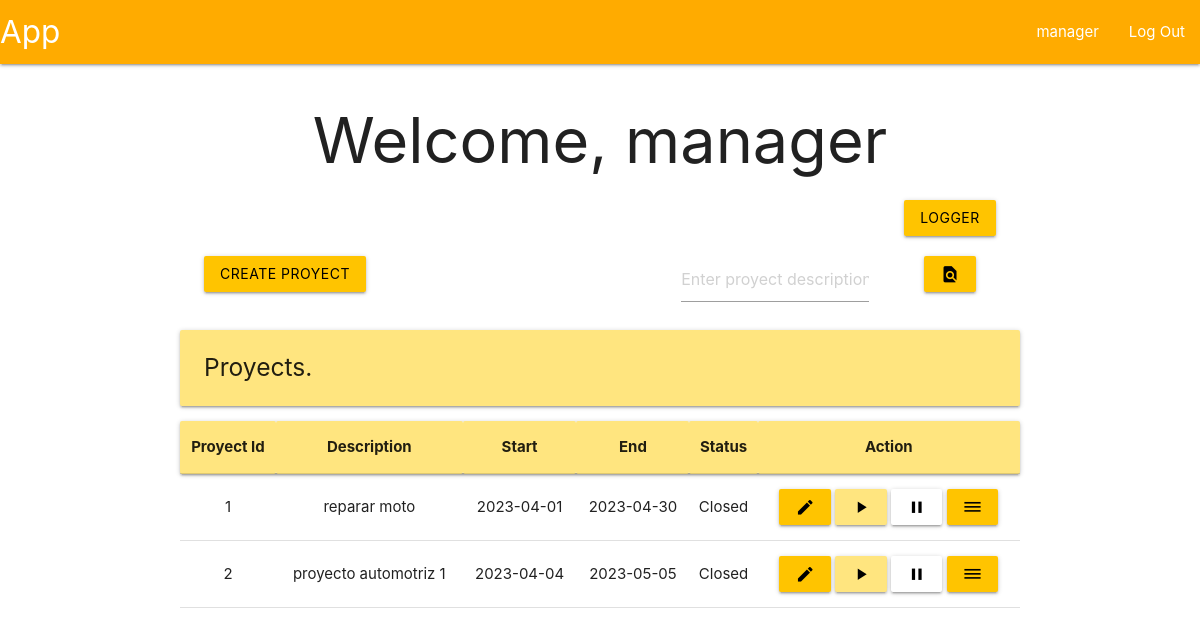
/root/proyects (signed in), run on an earlier commit of the app's database.
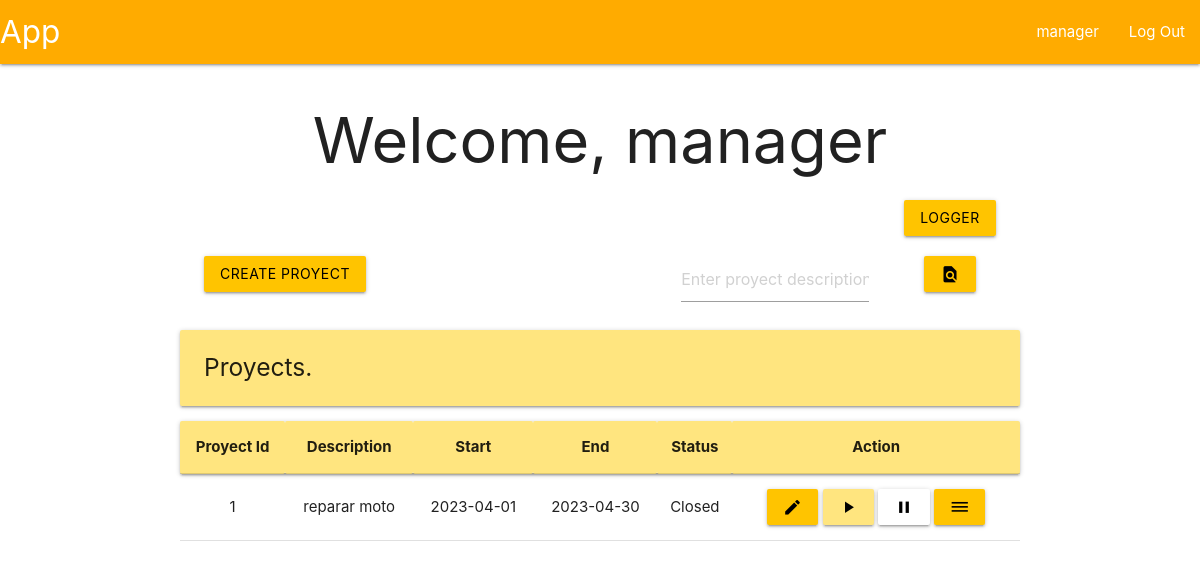
And on a later commit of the database.
### tables this page shows
CREATE TABLE proyect (
    id INTEGER PRIMARY KEY AUTOINCREMENT,
    description TEXT UNIQUE NOT NULL,
    start DATE NOT NULL,
    end DATE NOT NULL,
    statusId INTEGER,

    FOREIGN KEY (statusId) REFERENCES proyectStatus(id)
);

CREATE TABLE proyectStatus (
    id INTEGER PRIMARY KEY AUTOINCREMENT,
    name TEXT NOT NULL
);

### app/proyectView.py (the view, shortened to what this page needs)
@bp.route('/proyects', methods=('POST', 'GET'))
@modifyProyect_required
def proyectView():
    db = get_db()
    flag = False
    if not flag:
        proyects = db.execute(
            """SELECT
                p.id,
                p.description as description,
                p.start as start,
                p.end as end,
                s.name as status
               FROM proyect p
               INNER JOIN proyectStatus s ON p.statusId = s.id"""
        ).fetchall()
    return render_template('proyect/proyectView.html', proyects=proyects)

### app/auth.py (called while the page is built)
@bp.before_app_request
def load_logged_in_user():
    user_id = session.get('user_id')
    if user_id is None:
        g.user = None
    else:
        g.user = get_db().execute(
            "SELECT * FROM user WHERE id = ?",
            (user_id,)
        ).fetchone()

def modifyProyect_required(view):
    @functools.wraps(view)
    def wrapped_view(**kwargs):
        if g.user is None:
            return redirect(url_for('auth.login'))
        elif g.user['roleId'] != 1 and g.user['roleId'] != 3:
            return redirect(url_for('user.profile'))
        return view(**kwargs)
    return wrapped_view

### app/db.py (called while the page is built)
def get_db():
    if 'db' not in g:
        g.db = sqlite3.connect(
            current_app.config['DATABASE'],
            detect_types = sqlite3.PARSE_DECLTYPES
        )
        g.db.row_factory = sqlite3.Row
    return g.db

### app/templates/proyect/proyectView.html (shortened to what this page needs)
{% extends 'base.html' %}
{% block header %}
  <h1>{% block title %}Welcome, {{ g.user['username'] }}{% endblock %}</h1>
{% endblock %}
{% block content %}
{% if g.user['roleId'] != 1%}
<div class="row">
    <div class="col s2 offset-s10">
        <form method="POST">
            <button class="btn amber accent-3 black-text" name="logs">logger</button>
        </form>
    </div>
</div>
{% endif %}
<div class="row">
  <form method="POST">
    <div class="col s3">
      <button class="btn amber accent-3 black-text" type="submit" value="create-proyect" name="create-proyect">Create proyect</button>
    </div>
  </form>
  <form method="POST">
    <div class="col s3 offset-s4">
      <input placeholder="Enter proyect description" name="find-proyect" id="proyect">
    </div>
    <div class="col s2">
      <button class="btn amber accent-3 black-text">
        <i class="material-icons">find_in_page</i>
      </button>
    </div>
  </form>
</div>
<div class="left-align">
    <h5 class="card-panel amber accent-1">Proyects.</h5>
</div>
<table class="centered">
    <thead class="card-panel amber accent-1">
      <tr>
        <th>Proyect Id</th>
        <th>Description</th>
        <th>Start</th>
        <th>End</th>
        <th>Status</th>
        <th>Action</th>
      </tr>
    </thead>
    <tbody>
      {% for proyect in proyects %}
        <tr>
          <td>{{ proyect['id'] }}</td>
          <td>{{ proyect['description']}}</td>
          <td>{{ proyect['start'] }}</td>
          <td>{{ proyect['end'] }}</td>
          <td>{{ proyect['status'] }}</td>
          <td>
            <form method="POST">
                <button class="btn amber accent-3 black-text" type="submit" name="modify-proyect" value="{{ proyect['id'] }}">
                  <i class="material-icons">edit</i>
                </button>
                <button class="btn amber accent-1 black-text" type="submit" name="enable-proyect" value="{{ proyect['id'] }}">
                  <i class="material-icons">play_arrow</i>
                </button>
                <button class="btn white black-text" type="submit" name="close-proyect" value="{{ proyect['id'] }}">
                  <i class="material-icons">pause</i>
                </button>
                <button class="btn amber accent-3 black-text" type="submit" name="detail" value="{{ proyect['id'] }}">
                  <i class="material-icons">dehaze</i>
                </button>
            </form>
          </td>
        </tr>
      {% endfor %}
    </tbody>
  </table>
{% endblock %}

What changed in the data, as far as the page shows it:
removed proyect: id "2", description "proyecto automotriz 1", start "2023-04-04", end "2023-05-05", status "Closed"
